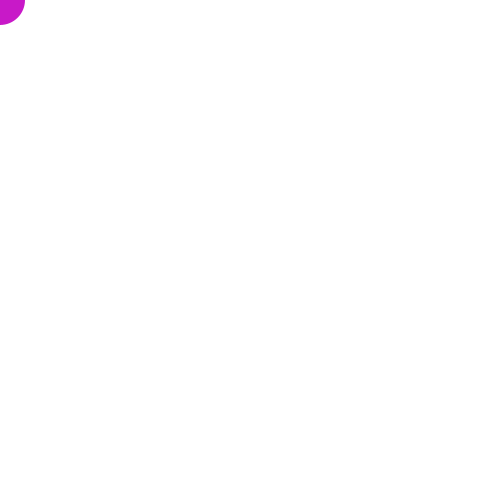
Frame 1 (no input)
Frame 60 (the mouse pressed at the canvas centre just before this capture): identical to frame 1, image omitted
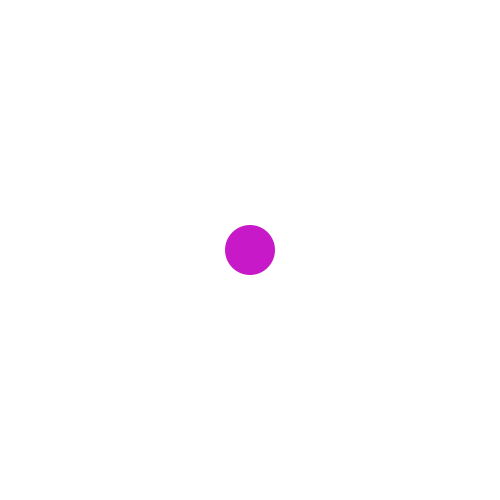
Frame 120 (the mouse held since frame 60 and released just before this capture)

The Processing sketch that drew these frames (run headless with seeded random() and noise(); from frame 60 on, the mouse is pressed at the canvas centre):

// Processing sketch: C_followMouse
// ── C_followMouse.pde
void setup(){
  size(500,500);
}

void draw(){
  //Make a white background
  background(255);
  
  //Make an ellipse with no stroke, and a purple fill
  noStroke();
  fill(200,25,200);
  //make an ellipse that follows the mouse
  ellipse(mouseX,mouseY,50,50);
}
